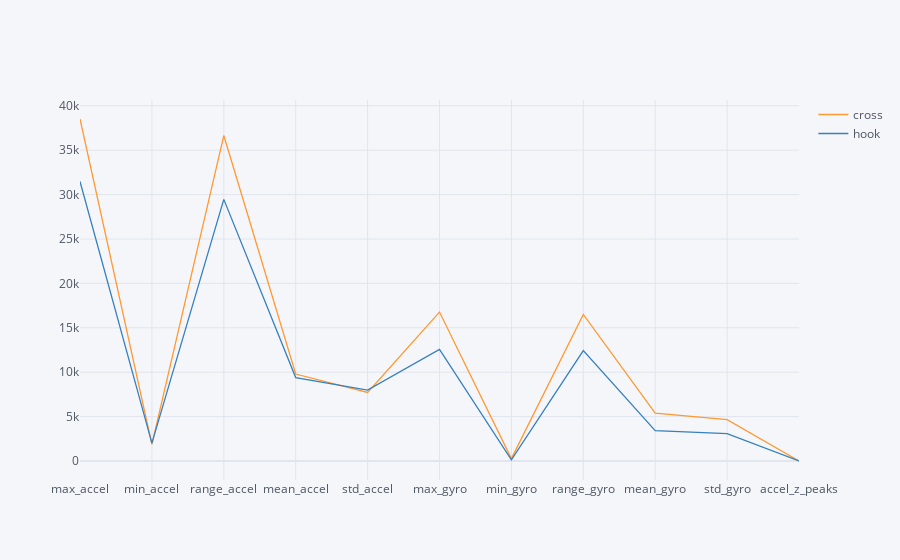

This figure's notebook cell:
### Code cell
average_sample = pd.DataFrame(AVG_X, Y, columns=FEATURE_NAMES).transpose()
display(average_sample)
average_sample.iplot()

### Figure 1 — Plotly figure (JSON) as saved in the notebook; plotly's stock layout.template omitted (floating-point values rounded to 4 significant figures)
{"data": [{"line": {"color": "rgba(255, 153, 51, 1.0)", "dash": "solid", "shape": "linear", "width": 1.3}, "mode": "lines", "name": "cross", "text": "", "type": "scatter", "x": ["max_accel", "min_accel", "range_accel", "mean_accel", "std_accel", "max_gyro", "min_gyro", "range_gyro", "mean_gyro", "std_gyro", "accel_z_peaks", "accel_z_peaks"], "y": [38510.0, 1865.0, 36650.0, 9793.0, 7721.0, 16780.0, 269.1, 16510.0, 5398.0, 4663.0, 0.7368, 0.7368]}, {"line": {"color": "rgba(55, 128, 191, 1.0)", "dash": "solid", "shape": "linear", "width": 1.3}, "mode": "lines", "name": "hook", "text": "", "type": "scatter", "x": ["max_accel", "min_accel", "range_accel", "mean_accel", "std_accel", "max_gyro", "min_gyro", "range_gyro", "mean_gyro", "std_gyro", "accel_z_peaks", "accel_z_peaks"], "y": [31480.0, 2013.0, 29460.0, 9398.0, 7978.0, 12580.0, 142.6, 12440.0, 3429.0, 3089.0, 2.757, 2.757]}], "layout": {"legend": {"bgcolor": "#F5F6F9", "font": {"color": "#4D5663"}}, "paper_bgcolor": "#F5F6F9", "plot_bgcolor": "#F5F6F9", "title": {"font": {"color": "#4D5663"}}, "xaxis": {"gridcolor": "#E1E5ED", "showgrid": true, "tickfont": {"color": "#4D5663"}, "title": {"font": {"color": "#4D5663"}, "text": ""}, "zerolinecolor": "#E1E5ED"}, "yaxis": {"gridcolor": "#E1E5ED", "showgrid": true, "tickfont": {"color": "#4D5663"}, "title": {"font": {"color": "#4D5663"}, "text": ""}, "zerolinecolor": "#E1E5ED"}}}
